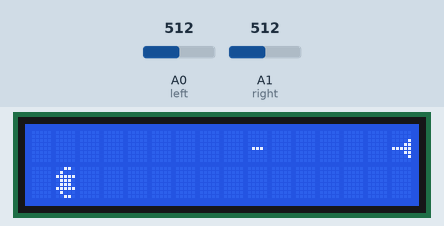
The sketch below on a simulated Arduino Uno, built with avr-gcc and run on an emulated ATmega328P. Parts: 16×2 character LCD. The inputs (shaded band) are chosen by the test bench; at power-on: A1 (right) = 512, A0 (left) = 512.

Above: at 1.2 s.
1.3 s: A1 (right) set to 501
At 3.52 s:
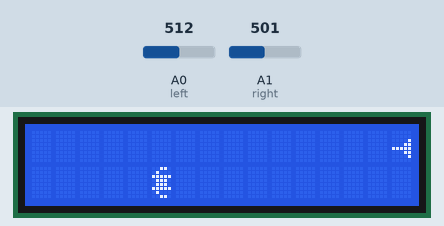
4.3 s: A1 (right) set to 521
At 4.43 s:
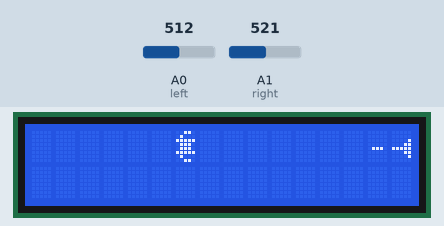
5.8 s: A0 (left) set to 306
At 6.06 s:
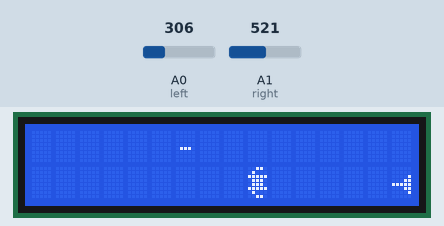
7.4 s: A0 (left) set to 521
At 7.68 s:
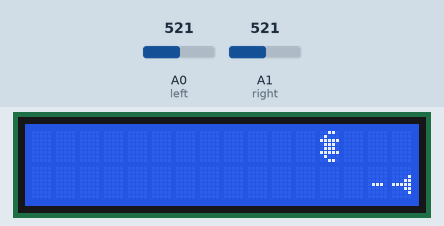
10.4 s: A0 (left) set to 501
At 10.82 s:
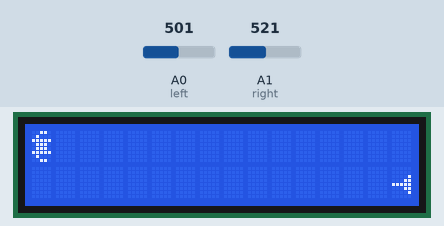
11.9 s: A0 (left) set to 716
At 14.2 s:
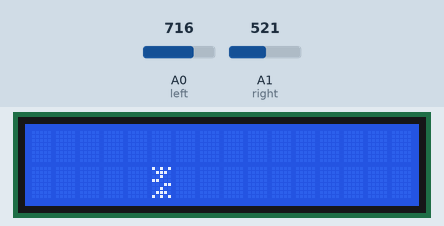

Measured:
- the behaviour switches between 512 and 511 on A1 (right) (found by bisection; images 0 and 1)
- the behaviour switches between 512 and 511 on A0 (left) (found by bisection; images 4 and 5)
- after the input at 1.3 s, the display: first differs from a run without the input after 1.8 s (image 1 shows a later state)
- after the input at 4.3 s, the display: first differs from a run without the input at once (image 2)
- after the input at 7.4 s, the display: changes after 0.19 s (image 4)
- after the input at 10.4 s, the display: first changes at once (image 5 shows a later state)
- after the input at 11.9 s, the display: first changes after 0.14 s (image 6 shows a later state)

The sketch:

ArduinoInvaders16x2.ino
```cpp
//LCD SETUP
#include <LiquidCrystal.h>

LiquidCrystal lcd(12, 11, 5, 4, 3, 2);

//CHARACTER BYTES
byte canon[8] = {
  0b00000,
  0b00000,
  0b00001,
  0b00011,
  0b11111,
  0b00011,
  0b00001,
  0b00000
};

byte laser[8] = {
  0b00000,
  0b00000,
  0b00000,
  0b00000,
  0b01110,
  0b00000,
  0b00000,
  0b00000
};

byte poof[8] = {
  0b10101,
  0b01110,
  0b00100,
  0b11000,
  0b00011,
  0b00100,
  0b01110,
  0b10101
};

byte invaderZero[8] = {
  0b00110,
  0b01000,
  0b11111,
  0b01110,
  0b01110,
  0b11111,
  0b01000,
  0b00110
};

byte invaderOne[8] = {
  0b11000,
  0b00100,
  0b11111,
  0b01110,
  0b01110,
  0b11111,
  0b00100,
  0b11000
};

byte invaderTwo[8] = {
  0b00001,
  0b00010,
  0b01101,
  0b11110,
  0b11110,
  0b01101,
  0b00010,
  0b00001
};

//INVADERS
const int invader[] = {4, 5, 6};  //these will be the 3 invaders (see CHARACTERS)
int number = 0;                   //number determines wich invader is used 0,1 or 2

//COLUMNS & LINES
int columnInvader = 0;
int lineInvader = 0;
int lineCanon = 0;
int columnLaser = 15;             //the laser begins at the last column
int lineLaser = 0;

//OTHER INTS
int counter = 0;                  //count how many times the void loop has been completed
int level = 0;                    //how many invaders you have hit
int difficulty = 3;               //the lower this number, the faster the invaders will go

//BUTTONS
const int left = A0;
const int right = A1;

void setup() {

//CHARACTERS
 lcd.createChar(1, canon);
 lcd.createChar(2, laser);
 lcd.createChar(3, poof);
 lcd.createChar(4, invaderZero);
 lcd.createChar(5, invaderOne);
 lcd.createChar(6, invaderTwo);

//STARTING LCD
 lcd.begin(16, 2);
}

void loop() {

//GOING LEFT/RIGHT
  int leftValue = analogRead(left);          //I used analog inputs to make it easier to replace the buttons with something like a potmeter for going left/right
  int rightValue = analogRead(right);
  if(leftValue > 511 && rightValue < 511){   //left (left button pressed)
    lineCanon = 0;
  }
  if(leftValue < 511 && rightValue > 511){   //right (right button pressed)
    lineCanon = 1;
  }

//SHOOTING
  if(leftValue > 511 && rightValue > 511 && columnLaser == 15){ //shooting (both buttons pressed)
   lineLaser = lineCanon;                    //set laser on the correct line
  }
  if((leftValue > 511 && rightValue > 511) || columnLaser != 15){
    --columnLaser;
    lcd.setCursor(columnLaser, lineLaser);
    lcd.write(2);                            //move and write laser
  }
  if(columnLaser == 0){
   columnLaser = 15;                         //reset laser
  }

//ANIMATION
  lcd.setCursor(15, lineCanon);
  lcd.write(1);                              //write canon

  lcd.setCursor(columnInvader, lineInvader);
  lcd.write(invader[number]);                //write invader

  delay(200);
  lcd.clear();                               //delay & clear

  if(counter == difficulty){
    counter = 0;                             //reset counter
    ++columnInvader;                         //move invader down
    if(lineInvader == 0){
     lineInvader = 1;
    }
    else if(lineInvader == 1){
     lineInvader = 0;                        //change lines
    }
  }

//HITTING
  if(columnLaser == columnInvader && lineLaser == lineInvader && columnLaser != 15){
  lcd.setCursor(columnLaser, lineInvader);
  lcd.write(3);                            //write poof
  columnLaser = 15;                        //reset laser
  columnInvader = 0;
  lineInvader = 0;                         //reset invader
  ++level;                                 //levelup
  ++number;                                //change invader
  if(number == 3) {
   number = 0;                             //reset number
  }
  delay(250);                              //short winners break
  }

//GAME OVER
  if(columnInvader == 15){
   lcd.clear();
   lcd.setCursor(0,0);
   lcd.print("Game Over");
   lcd.setCursor(0,1);
   lcd.print("Score: ");
   lcd.print(level);                       //game over screen with score
   delay(1000);                            //wait 5 sec before restarting

   columnInvader = 0;
   lineInvader = 0;
   counter = -1;
   columnLaser = 15;
   level = 0;
   difficulty = 3;                         //reset everything
  }

//INCREASING DIFFICULTY
  if(level == 10 && difficulty == 3){
   --difficulty;                           //at level 10 the invaders will move faster
   counter = 0;                            //reset counter
  }

//COUNTING
 ++counter;                                //counter for animation
}
/*
Made by Thijs van Beers
Latest version: 27-5-2014
*/
```
